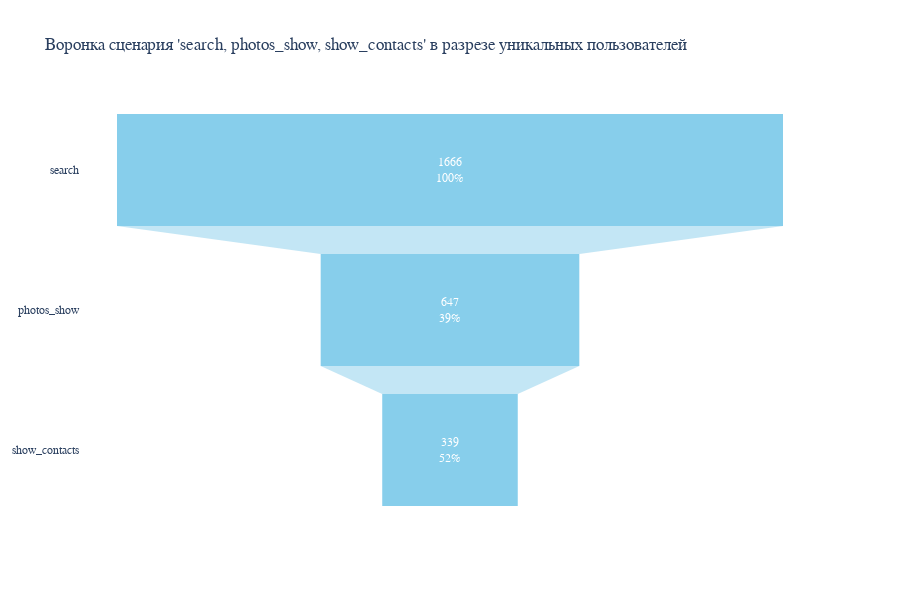

The notebook cell saved with this chart:
### Code cell
# Выбираем первый сценарий из топа
scenario = top_scenarios.index[1]

# Разбиваем сценарий на отдельные действия
actions = scenario.split(', ')

# Создаем список для хранения данных воронки
funnel_data = []

# Подсчитываем количество уникальных пользователей на каждом этапе воронки
for i, action in enumerate(actions):
    users_at_step = set(data[data['event_name'] == action]['user_id'])
    if i == 0:
        funnel_data.append({'step': action, 'count': len(users_at_step)})
    else:
        prev_users = set(data[data['event_name'] == actions[i - 1]]['user_id'])
        users_at_step = users_at_step.intersection(prev_users)
        funnel_data.append({'step': action, 'count': len(users_at_step)})

# Построение воронки с помощью Plotly
fig = go.Figure()

fig.add_trace(go.Funnel(
    name='Сценарий',
    y=[step['step'] for step in funnel_data],
    x=[step['count'] for step in funnel_data],
    textinfo='value+percent previous',
    marker=dict(color="skyblue"),
    textposition="inside",
    textfont=dict(family="Arial", size=12, color="white")))

fig.update_layout(
    title=f"Воронка сценария '{scenario}' в разрезе уникальных пользователей",
    font=dict(family="Arial", size=12),
    plot_bgcolor='rgba(0,0,0,0)',
    paper_bgcolor='rgba(0,0,0,0)',
    height=600
)

fig.show()

### Figure 1 — Plotly figure (JSON) as saved in the notebook; plotly's stock layout.template omitted (floating-point values rounded to 4 significant figures)
{"data": [{"marker": {"color": "skyblue"}, "name": "Сценарий", "textfont": {"color": "white", "family": "Arial", "size": 12}, "textinfo": "value+percent previous", "textposition": "inside", "type": "funnel", "x": [1666, 647, 339], "y": ["search", "photos_show", "show_contacts"]}], "layout": {"font": {"family": "Arial", "size": 12}, "height": 600, "paper_bgcolor": "rgba(0,0,0,0)", "plot_bgcolor": "rgba(0,0,0,0)", "title": {"text": "Воронка сценария 'search, photos_show, show_contacts' в разрезе уникальных пользователей"}}}
